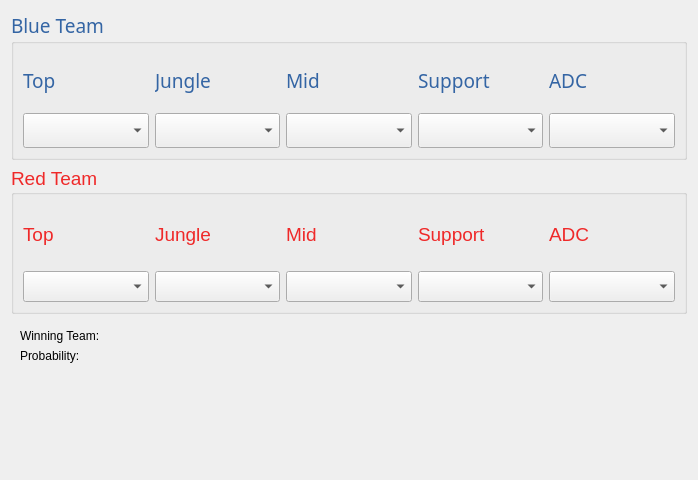
<?xml version="1.0" encoding="UTF-8"?>
<ui version="4.0">
 <class>PredictWidget</class>
 <widget class="QWidget" name="PredictWidget">
  <property name="geometry">
   <rect>
    <x>0</x>
    <y>0</y>
    <width>698</width>
    <height>480</height>
   </rect>
  </property>
  <property name="windowTitle">
   <string>Form</string>
  </property>
  <layout class="QVBoxLayout" name="verticalLayout">
   <item>
    <widget class="QGroupBox" name="groupBox">
     <property name="palette">
      <palette>
       <active>
        <colorrole role="WindowText">
         <brush brushstyle="SolidPattern">
          <color alpha="255">
           <red>52</red>
           <green>101</green>
           <blue>164</blue>
          </color>
         </brush>
        </colorrole>
        <colorrole role="Text">
         <brush brushstyle="SolidPattern">
          <color alpha="255">
           <red>52</red>
           <green>101</green>
           <blue>164</blue>
          </color>
         </brush>
        </colorrole>
       </active>
       <inactive>
        <colorrole role="WindowText">
         <brush brushstyle="SolidPattern">
          <color alpha="255">
           <red>52</red>
           <green>101</green>
           <blue>164</blue>
          </color>
         </brush>
        </colorrole>
        <colorrole role="Text">
         <brush brushstyle="SolidPattern">
          <color alpha="255">
           <red>52</red>
           <green>101</green>
           <blue>164</blue>
          </color>
         </brush>
        </colorrole>
       </inactive>
       <disabled>
        <colorrole role="WindowText">
         <brush brushstyle="SolidPattern">
          <color alpha="255">
           <red>190</red>
           <green>190</green>
           <blue>190</blue>
          </color>
         </brush>
        </colorrole>
        <colorrole role="Text">
         <brush brushstyle="SolidPattern">
          <color alpha="255">
           <red>190</red>
           <green>190</green>
           <blue>190</blue>
          </color>
         </brush>
        </colorrole>
       </disabled>
      </palette>
     </property>
     <property name="font">
      <font>
       <family>CodeNewRoman Nerd Font Mono</family>
       <pointsize>14</pointsize>
       <weight>50</weight>
       <bold>false</bold>
      </font>
     </property>
     <property name="title">
      <string>Blue Team</string>
     </property>
     <layout class="QGridLayout" name="gridLayout">
      <item row="0" column="0">
       <widget class="QLabel" name="label">
        <property name="text">
         <string>Top</string>
        </property>
       </widget>
      </item>
      <item row="0" column="1">
       <widget class="QLabel" name="label_2">
        <property name="text">
         <string>Jungle</string>
        </property>
       </widget>
      </item>
      <item row="0" column="2">
       <widget class="QLabel" name="label_3">
        <property name="text">
         <string>Mid</string>
        </property>
       </widget>
      </item>
      <item row="0" column="3">
       <widget class="QLabel" name="label_4">
        <property name="text">
         <string>Support</string>
        </property>
       </widget>
      </item>
      <item row="0" column="4">
       <widget class="QLabel" name="label_5">
        <property name="text">
         <string>ADC</string>
        </property>
       </widget>
      </item>
      <item row="1" column="0">
       <widget class="QComboBox" name="cbBlueTop"/>
      </item>
      <item row="1" column="1">
       <widget class="QComboBox" name="cbBlueJungle"/>
      </item>
      <item row="1" column="2">
       <widget class="QComboBox" name="cbBlueMid"/>
      </item>
      <item row="1" column="3">
       <widget class="QComboBox" name="cbBlueSupport"/>
      </item>
      <item row="1" column="4">
       <widget class="QComboBox" name="cbBlueADC"/>
      </item>
     </layout>
    </widget>
   </item>
   <item>
    <widget class="QGroupBox" name="groupBox_2">
     <property name="palette">
      <palette>
       <active>
        <colorrole role="WindowText">
         <brush brushstyle="SolidPattern">
          <color alpha="255">
           <red>239</red>
           <green>41</green>
           <blue>41</blue>
          </color>
         </brush>
        </colorrole>
        <colorrole role="Text">
         <brush brushstyle="SolidPattern">
          <color alpha="255">
           <red>239</red>
           <green>41</green>
           <blue>41</blue>
          </color>
         </brush>
        </colorrole>
       </active>
       <inactive>
        <colorrole role="WindowText">
         <brush brushstyle="SolidPattern">
          <color alpha="255">
           <red>239</red>
           <green>41</green>
           <blue>41</blue>
          </color>
         </brush>
        </colorrole>
        <colorrole role="Text">
         <brush brushstyle="SolidPattern">
          <color alpha="255">
           <red>239</red>
           <green>41</green>
           <blue>41</blue>
          </color>
         </brush>
        </colorrole>
       </inactive>
       <disabled>
        <colorrole role="WindowText">
         <brush brushstyle="SolidPattern">
          <color alpha="255">
           <red>190</red>
           <green>190</green>
           <blue>190</blue>
          </color>
         </brush>
        </colorrole>
        <colorrole role="Text">
         <brush brushstyle="SolidPattern">
          <color alpha="255">
           <red>190</red>
           <green>190</green>
           <blue>190</blue>
          </color>
         </brush>
        </colorrole>
       </disabled>
      </palette>
     </property>
     <property name="font">
      <font>
       <pointsize>14</pointsize>
      </font>
     </property>
     <property name="title">
      <string>Red Team</string>
     </property>
     <layout class="QGridLayout" name="gridLayout_2">
      <item row="0" column="0">
       <widget class="QLabel" name="label_6">
        <property name="text">
         <string>Top</string>
        </property>
       </widget>
      </item>
      <item row="0" column="1">
       <widget class="QLabel" name="label_7">
        <property name="text">
         <string>Jungle</string>
        </property>
       </widget>
      </item>
      <item row="0" column="2">
       <widget class="QLabel" name="label_8">
        <property name="text">
         <string>Mid</string>
        </property>
       </widget>
      </item>
      <item row="0" column="3">
       <widget class="QLabel" name="label_9">
        <property name="text">
         <string>Support</string>
        </property>
       </widget>
      </item>
      <item row="0" column="4">
       <widget class="QLabel" name="label_10">
        <property name="text">
         <string>ADC</string>
        </property>
       </widget>
      </item>
      <item row="1" column="0">
       <widget class="QComboBox" name="cbRedTop"/>
      </item>
      <item row="1" column="1">
       <widget class="QComboBox" name="cbRedJungle"/>
      </item>
      <item row="1" column="2">
       <widget class="QComboBox" name="cbRedMid"/>
      </item>
      <item row="1" column="3">
       <widget class="QComboBox" name="cbRedSupport"/>
      </item>
      <item row="1" column="4">
       <widget class="QComboBox" name="cbRedADC"/>
      </item>
     </layout>
    </widget>
   </item>
   <item>
    <widget class="QWidget" name="widget" native="true">
     <layout class="QFormLayout" name="formLayout">
      <item row="0" column="0">
       <widget class="QLabel" name="label_11">
        <property name="text">
         <string>Winning Team:</string>
        </property>
       </widget>
      </item>
      <item row="0" column="1">
       <widget class="QLabel" name="lbWinningTeam">
        <property name="text">
         <string/>
        </property>
       </widget>
      </item>
      <item row="1" column="0">
       <widget class="QLabel" name="label_12">
        <property name="text">
         <string>Probability:</string>
        </property>
       </widget>
      </item>
      <item row="1" column="1">
       <widget class="QLabel" name="lbProbability">
        <property name="text">
         <string/>
        </property>
       </widget>
      </item>
     </layout>
    </widget>
   </item>
  </layout>
 </widget>
 <resources/>
 <connections/>
</ui>
